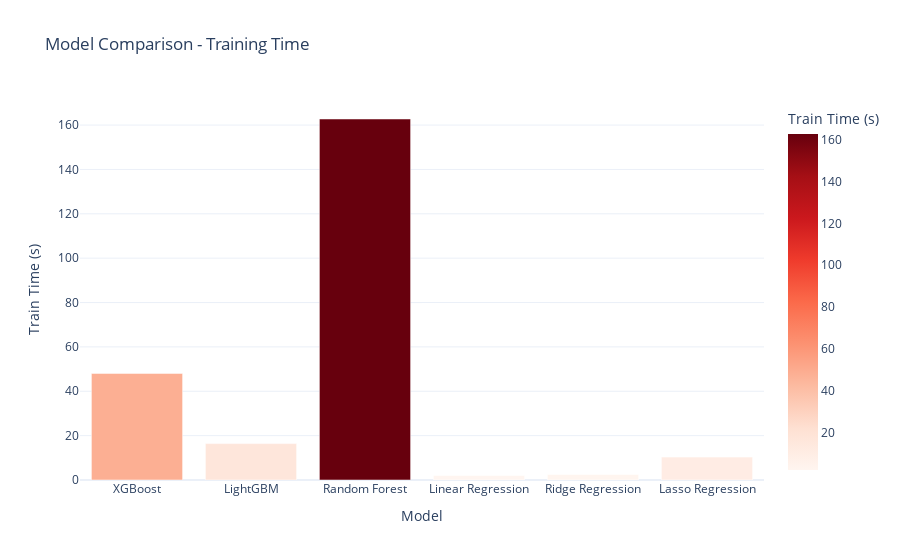

Here is the notebook cell this chart was saved with:
### Code cell
fig = px.bar(
    comparison_df,
    x='Model',
    y='Train Time (s)',
    title='Model Comparison - Training Time',
    color='Train Time (s)',
    color_continuous_scale='Reds'
)
fig.update_layout(template='plotly_white')
fig.write_html('reports/figures/22_ml_training_time.html')
fig.show()

### Figure 1 — Plotly figure (JSON) as saved in the notebook; plotly's stock layout.template omitted (floating-point values rounded to 4 significant figures)
{"data": [{"hovertemplate": "Model=%{x}<br>Train Time (s)=%{marker.color}<extra></extra>", "legendgroup": "", "marker": {"color": [48.06, 16.41, 162.7, 2.06, 2.517, 10.32], "coloraxis": "coloraxis", "pattern": {"shape": ""}}, "name": "", "orientation": "v", "showlegend": false, "textposition": "auto", "type": "bar", "x": ["XGBoost", "LightGBM", "Random Forest", "Linear Regression", "Ridge Regression", "Lasso Regression"], "xaxis": "x", "y": [48.06, 16.41, 162.7, 2.06, 2.517, 10.32], "yaxis": "y"}], "layout": {"barmode": "relative", "coloraxis": {"colorbar": {"title": {"text": "Train Time (s)"}}, "colorscale": [[0, "rgb(255,245,240)"], [0.125, "rgb(254,224,210)"], [0.25, "rgb(252,187,161)"], [0.375, "rgb(252,146,114)"], [0.5, "rgb(251,106,74)"], [0.625, "rgb(239,59,44)"], [0.75, "rgb(203,24,29)"], [0.875, "rgb(165,15,21)"], [1, "rgb(103,0,13)"]]}, "legend": {"tracegroupgap": 0}, "title": {"text": "Model Comparison - Training Time"}, "xaxis": {"anchor": "y", "domain": [0, 1], "title": {"text": "Model"}}, "yaxis": {"anchor": "x", "domain": [0, 1], "title": {"text": "Train Time (s)"}}}}
